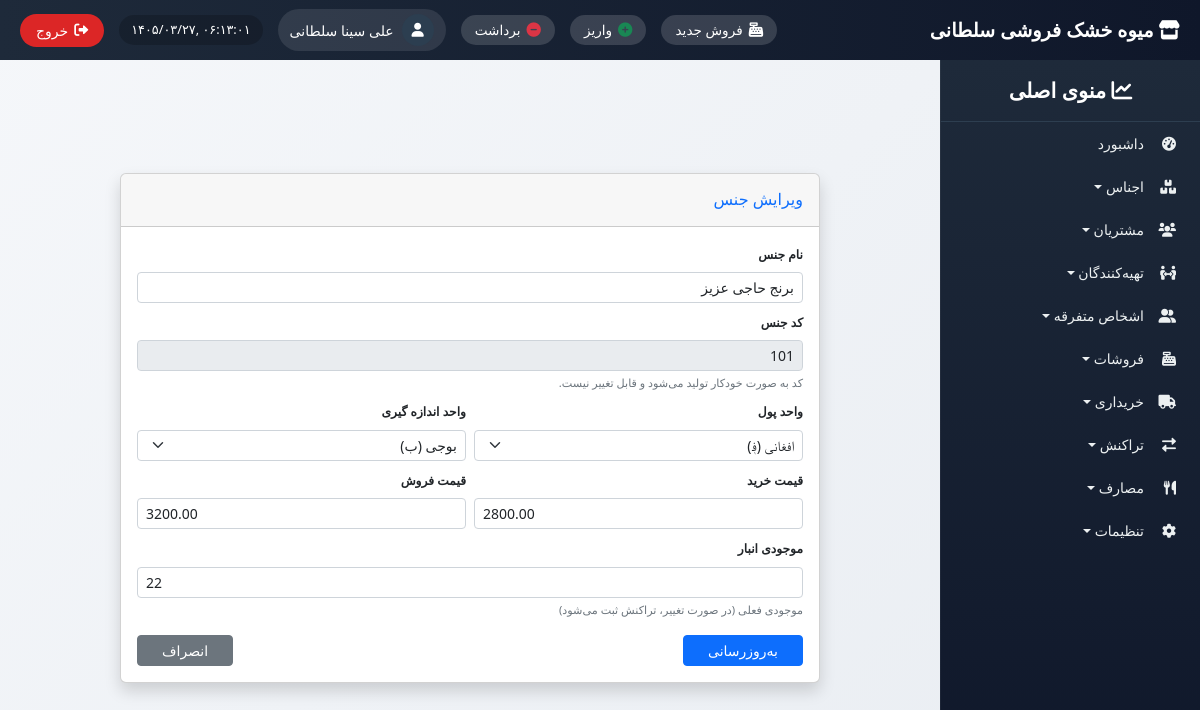
Page /products/edit/1/ (signed in) on the committed database.
### inventory/models.py (models this page shows, shortened)
class Product(models.Model):
    name = models.CharField(max_length=200, verbose_name="نام جنس")
    code = models.PositiveIntegerField(unique=True, verbose_name="کد جنس")
    category = models.ForeignKey(Category, on_delete=models.SET_NULL, null=True, blank=True)
    currency = models.ForeignKey(Currency, on_delete=models.PROTECT, verbose_name="واحد پول")
    purchase_price = models.DecimalField(max_digits=12, decimal_places=2, validators=[MinValueValidator(Decimal('0.01'))])
    selling_price = models.DecimalField(max_digits=12, decimal_places=2, validators=[MinValueValidator(Decimal('0.01'))])
    unit = models.ForeignKey(UnitOfMeasure, on_delete=models.PROTECT, verbose_name="واحد اندازه گیری")
    description = models.TextField(blank=True)
    is_active = models.BooleanField(default=True)
    created_at = models.DateTimeField(auto_now_add=True)

class Stock(models.Model):
    product = models.OneToOneField(Product, on_delete=models.CASCADE, related_name='stock')
    quantity = models.PositiveIntegerField(default=0)
    minimum_threshold = models.PositiveIntegerField(default=5)

### settings_app/models.py (models this page shows, shortened)
class Currency(models.Model):
    code = models.CharField(max_length=3, unique=True, verbose_name="کد")
    name = models.CharField(max_length=50, verbose_name="نام واحد پول")
    symbol = models.CharField(max_length=5, verbose_name="نماد")
    is_active = models.BooleanField(default=True, verbose_name="فعال")
    class Meta:
        verbose_name = "واحد پول"
        verbose_name_plural = "واحدهای پول"

class UnitOfMeasure(models.Model):
    name = models.CharField(max_length=50, unique=True, verbose_name="نام واحد")
    symbol = models.CharField(max_length=10, blank=True, verbose_name="نماد")
    is_active = models.BooleanField(default=True, verbose_name="فعال")
    class Meta:
        verbose_name = "واحد اندازه‌گیری"
        verbose_name_plural = "واحدهای اندازه‌گیری"

### inventory/views.py (the view, shortened to what this page needs)
# urls.py: path('edit/<int:pk>/', views.product_edit, name='product_edit'),
@login_required
def product_edit(request, pk):
    product = get_object_or_404(Product, pk=pk)
    units = UnitOfMeasure.objects.filter(is_active=True)
    currencies = Currency.objects.filter(is_active=True)
    return render(request, 'inventory/product_form.html', {
        'product': product, 'edit_mode': True,
        'new_code': product.code, 'units': units, 'currencies': currencies,
    })

### templates/inventory/product_form.html (shortened to what this page needs)
{% extends 'base_with_sidebar.html' %}
{% load i18n %}
{% block content %}
<div class="container d-flex justify-content-center align-items-center" style="min-height: calc(100vh - 100px);">
    <div class="card shadow mb-4" style="width:100%; max-width:700px;">
        <div class="card-header py-3">
            <h6 class="m-0 font-weight-bold text-primary">
                {% if edit_mode %}{% trans "ویرایش جنس" %}{% else %}{% trans "فرم ثبت جنس جدید" %}{% endif %}
            </h6>
        </div>
        <div class="card-body py-3">
            <form method="post">
                <div class="mb-2">
                    <label class="form-label small fw-bold">{% trans "نام جنس" %}</label>
                    <input type="text" name="name" class="form-control form-control-sm"
                           placeholder="{% trans 'نام جنس را وارد کنید' %}"
                           value="{% if edit_mode %}{{ product.name }}{% endif %}" required>
                </div>
                <div class="mb-2">
                    <label class="form-label small fw-bold">{% trans "کد جنس" %}</label>
                    <input type="text" class="form-control form-control-sm"
                           value="{% if edit_mode %}{{ product.code }}{% else %}{{ new_code }}{% endif %}" disabled readonly>
                    <small class="text-muted" style="font-size: 0.7rem;">کد به صورت خودکار تولید می‌شود و قابل تغییر نیست.</small>
                </div>
                <div class="row g-2">
                    <div class="col-md-6 mb-2">
                        <label class="form-label small fw-bold">{% trans "واحد پول" %}</label>
                        <select name="currency" class="form-select form-select-sm" required>
                            {% for curr in currencies %}
                            <option value="{{ curr.id }}" {% if edit_mode and product.currency.id == curr.id %}selected{% endif %}>
                                {{ curr.name }} ({{ curr.symbol }})
                            </option>
                            {% endfor %}
                        </select>
                    </div>
                    <div class="col-md-6 mb-2">
                        <label class="form-label small fw-bold">{% trans "واحد اندازه گیری" %}</label>
                        <select name="unit" class="form-select form-select-sm" required>
                            {% for unit in units %}
                            <option value="{{ unit.id }}" {% if edit_mode and product.unit.id == unit.id %}selected{% endif %}>
                                {{ unit.name }} {% if unit.symbol %}({{ unit.symbol }}){% endif %}
                            </option>
                            {% endfor %}
                        </select>
                    </div>
                </div>
                <div class="row g-2">
                    <div class="col-md-6 mb-2">
                        <label class="form-label small fw-bold">{% trans "قیمت خرید" %}</label>
                        <input type="number" step="0.01" name="purchase_price" class="form-control form-control-sm"
                               placeholder="{% trans 'قیمت خرید را وارد کنید' %}"
                               value="{% if edit_mode %}{{ product.purchase_price }}{% endif %}" required>
                    </div>
                    <div class="col-md-6 mb-2">
                        <label class="form-label small fw-bold">{% trans "قیمت فروش" %}</label>
                        <input type="number" step="0.01" name="selling_price" class="form-control form-control-sm"
                               placeholder="{% trans 'قیمت فروش را وارد کنید' %}"
                               value="{% if edit_mode %}{{ product.selling_price }}{% endif %}" required>
                    </div>
                </div>
                <div class="mb-2">
                    <label class="form-label small fw-bold">{% trans "موجودی انبار" %}</label>
                    <input type="number" name="initial_stock" class="form-control form-control-sm"
                           placeholder="{% trans 'موجودی انبار را وارد کنید' %}"
                           value="{% if edit_mode %}{{ product.stock.quantity }}{% else %}0{% endif %}" min="0">
                    <small class="text-muted" style="font-size: 0.7rem;">
                        {% if edit_mode %}
                            موجودی فعلی (در صورت تغییر، تراکنش ثبت می‌شود)
                        {% else %}
                            تعداد اولیه کالا در انبار (اختیاری)
                        {% endif %}
                    </small>
                </div>
                <div class="d-flex justify-content-between mt-3">
                    <button type="submit" class="btn btn-primary btn-sm px-4">
                        {% if edit_mode %}{% trans "به‌روزرسانی" %}{% else %}{% trans "ذخیره جنس" %}{% endif %}
                    </button>
                    <a href="{% url 'inventory:product_list' %}" class="btn btn-secondary btn-sm px-4">{% trans "انصراف" %}</a>
                </div>
            </form>
        </div>
    </div>
</div>
{% endblock %}

### templates/base_with_sidebar.html (shortened to what this page needs)
<!DOCTYPE html>
{% load i18n static %}
{% get_current_language as LANGUAGE_CODE %}
<html lang="fa" dir="rtl">
<head>
    <link href="https://cdn.jsdelivr.net/npm/bootstrap@5.2.3/dist/css/bootstrap.rtl.min.css" rel="stylesheet">
    <link rel="stylesheet" href="https://cdnjs.cloudflare.com/ajax/libs/font-awesome/6.0.0/css/all.min.css">
    <link href="https://cdn.jsdelivr.net/gh/rastikerdar/vazir-font@v30.1.0/dist/font-face.css" rel="stylesheet">
</head>
<body>
    <div class="top-navbar">
        <div class="store-name"><i class="fas fa-store"></i> میوه خشک فروشی سلطانی</div>
        <div class="top-nav-left">
            <a href="{% url 'sales:new_sale' %}" class="shortcut-btn" title="فروش جدید"><i class="fas fa-cash-register"></i><span> فروش جدید</span></a>
            <a href="{% url 'transactions:transaction_create_in' %}" class="shortcut-btn" title="واریز"><i class="fas fa-plus-circle text-success"></i><span> واریز</span></a>
            <a href="{% url 'transactions:transaction_create_out' %}" class="shortcut-btn" title="برداشت"><i class="fas fa-minus-circle text-danger"></i><span> برداشت</span></a>
            <div class="admin-info">
                <div class="admin-avatar"><i class="fas fa-user"></i></div>
                <span class="admin-name">{{ user.get_full_name|default:user.username }}</span>
            </div>
            <div class="datetime" id="current-datetime"></div>
            <button type="button" class="logout-btn" id="logoutTrigger"><i class="fas fa-sign-out-alt"></i> <span>خروج</span></button>
        </div>
    </div>
    <div class="sidebar" id="sidebar">
        <div class="sidebar-header"><i class="fas fa-chart-line"></i> منوی اصلی</div>
        <ul class="nav flex-column">
            <li class="nav-item"><a class="nav-link" href="{% url 'dashboard' %}"><i class="fas fa-tachometer-alt"></i> داشبورد</a></li>
            <li class="nav-item dropdown-toggle" data-menu="products"><i class="fas fa-boxes"></i> اجناس</li>
            <li class="nav-item dropdown-toggle" data-menu="customers"><i class="fas fa-users"></i> مشتریان</li>
            <li class="nav-item dropdown-toggle" data-menu="suppliers"><i class="fas fa-people-arrows"></i> تهیه‌کنندگان</li>
            <li class="nav-item dropdown-toggle" data-menu="misc"><i class="fas fa-user-friends"></i> اشخاص متفرقه</li>
            <li class="nav-item dropdown-toggle" data-menu="sales"><i class="fas fa-cash-register"></i> فروشات</li>
            <li class="nav-item dropdown-toggle" data-menu="purchases"><i class="fas fa-truck"></i> خریداری</li>
            <li class="nav-item dropdown-toggle" data-menu="transactions"><i class="fas fa-exchange-alt"></i> تراکنش</li>
            <li class="nav-item dropdown-toggle" data-menu="expenses"><i class="fas fa-utensils"></i> مصارف</li>
            <li class="nav-item dropdown-toggle" data-menu="settings"><i class="fas fa-cog"></i> تنظیمات</li>
        </ul>
    </div>
    <div class="content">
        {% block content %}{% endblock %}
    </div>
</body>
</html>

### templates/base_with_sidebar.html (style rules this page uses)
* { font-family: 'Vazir', 'Tahoma', 'Segoe UI', sans-serif; }
body { background: linear-gradient(135deg, #f5f7fa 0%, #e9edf2 100%); font-size: 14px; padding-top: 70px; margin: 0; height: 100vh; overflow: hidden; }
.top-navbar { position: fixed; top: 0; right: 0; left: 0; height: 60px; background: linear-gradient(90deg, #1e2a3a 0%, #0f172a 100%); z-index: 1050; display: flex; align-items: center; justify-content: space-between; padding: 0 20px; color: white; }
.store-name { font-size: 1.2rem; font-weight: 700; }
.top-nav-left { display: flex; align-items: center; gap: 15px; }
.admin-info { display: flex; align-items: center; gap: 8px; background: rgba(255,255,255,0.1); padding: 5px 12px; border-radius: 40px; }
.admin-avatar { width: 32px; height: 32px; background: #2c3e50; border-radius: 50%; display: flex; align-items: center; justify-content: center; }
.datetime { direction: ltr; background: rgba(0,0,0,0.2); padding: 5px 12px; border-radius: 40px; font-size: 0.8rem; }
.logout-btn { background-color: #dc2626; color: white; border: none; padding: 6px 16px; border-radius: 40px; display: flex; align-items: center; gap: 6px; }
.shortcut-btn { background: rgba(255,255,255,0.15); border: none; color: white; padding: 5px 14px; border-radius: 40px; font-size: 0.85rem; font-weight: 500; transition: 0.2s; display: inline-flex; align-items: center; gap: 6px; text-decoration: none; }
.shortcut-btn i { font-size: 0.9rem; }
.sidebar { position: fixed; top: 60px; right: 0; height: calc(100vh - 60px); width: 260px; background: linear-gradient(180deg, #1e2a3a 0%, #0f172a 100%); color: white; overflow-y: auto; z-index: 1000; transition: 0.3s; border-left: 1px solid rgba(255,255,255,0.05); }
.sidebar-header { padding: 15px 20px; font-size: 1.3rem; font-weight: 600; border-bottom: 1px solid #2d3e50; text-align: center; }
.sidebar .nav-link, .dropdown-toggle { color: #ecf0f1; padding: 8px 16px; border-radius: 10px; margin: 3px 8px; display: flex; align-items: center; cursor: pointer; text-decoration: none; }
.sidebar .nav-link i, .dropdown-toggle i { width: 24px; margin-left: 8px; }
.content { margin-right: 260px; padding: 20px; height: calc(100vh - 60px); overflow-y: auto; }

### rows in the picture
Product: name "برنج حاجی عزیز", code "101", currency "افغانی (؋)", unit "بوجی (ب)", purchase_price "2800.00", selling_price "3200.00", initial_stock "22"

### other values in the picture
{{ user.get_full_name|default:user.username }} "علی سینا سلطانی"
